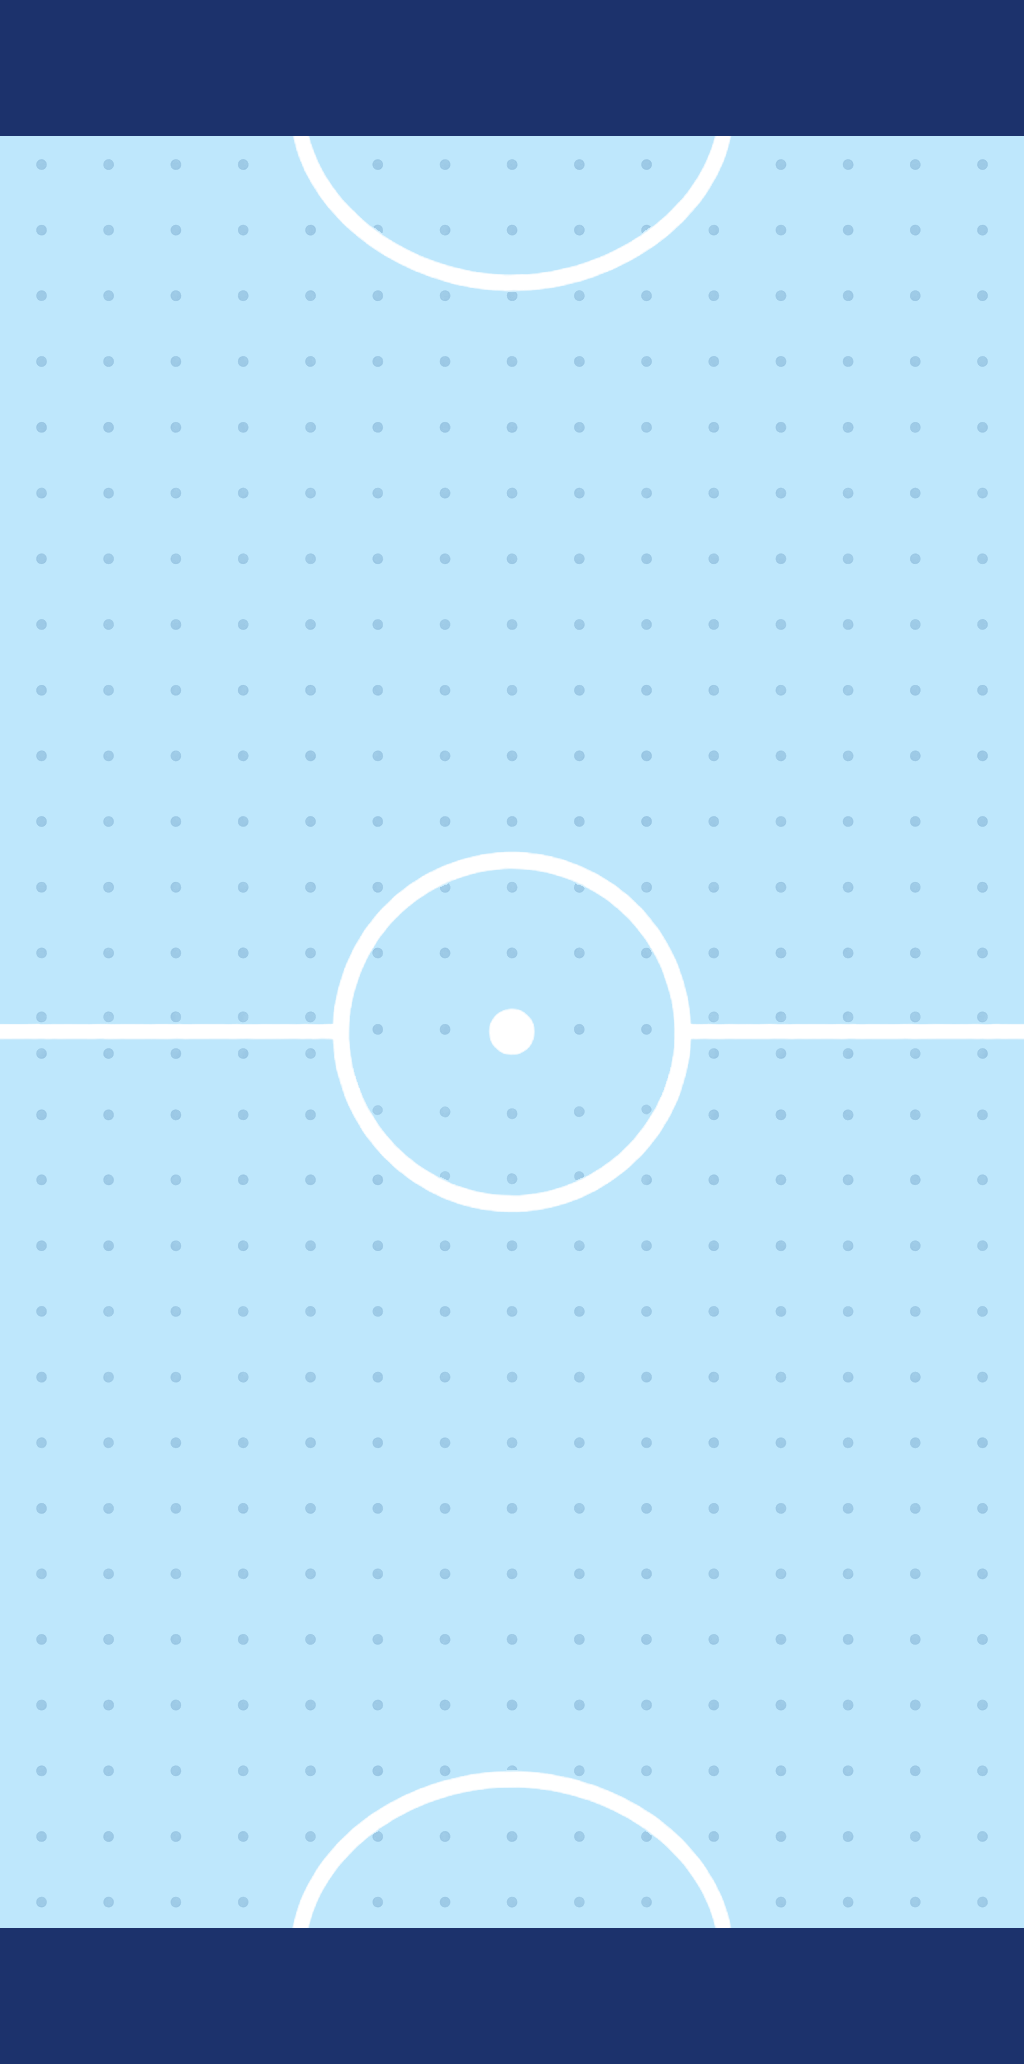

Python code for this plot:
# Sharp Rainy playing surface: the Classic surface layout (dots, lines, circle, creases, goal-mouth
# bands, same line widths) on plain pale puddle blue, markings in solid white, no outline
# (colors sampled from concept asset_bxXfXczSvy5voeskPTRLgc3j).
import numpy as np
from PIL import Image

CLASSIC = '../../src/assets/table-classic-surface.webp'
PUDDLE = np.array([190, 231, 252], np.float32)
DOT = np.array([150, 196, 226], np.float32)
WHITE = np.array([255, 255, 255], np.float32)
POCKET = np.array([28, 50, 108], np.float32)

cl = np.asarray(Image.open(CLASSIC).convert('RGB')).astype(np.float32)
H, W = cl.shape[:2]
r, g, b = cl[..., 0], cl[..., 1], cl[..., 2]
lum = cl.mean(-1); chroma = cl.max(-1) - cl.min(-1)
navy = (lum < 110) & (b > r)
lines = np.clip((b - r - 20) / 110, 0, 1) * ~navy
dots = np.clip((236 - lum) / 90, 0, 1) * (chroma < 30) * ~navy

img = np.broadcast_to(PUDDLE, (H, W, 3)).astype(np.float32).copy()
img = img * (1 - dots[..., None]) + DOT * dots[..., None]
img = img * (1 - lines[..., None]) + WHITE * lines[..., None]
img[navy] = POCKET
out = Image.fromarray(np.clip(img, 0, 255).astype(np.uint8))
out.save('scripts/surface_rainy.png'); out.resize((256, 516)).save('scripts/sr_small.png')
print('ok', W, H)
